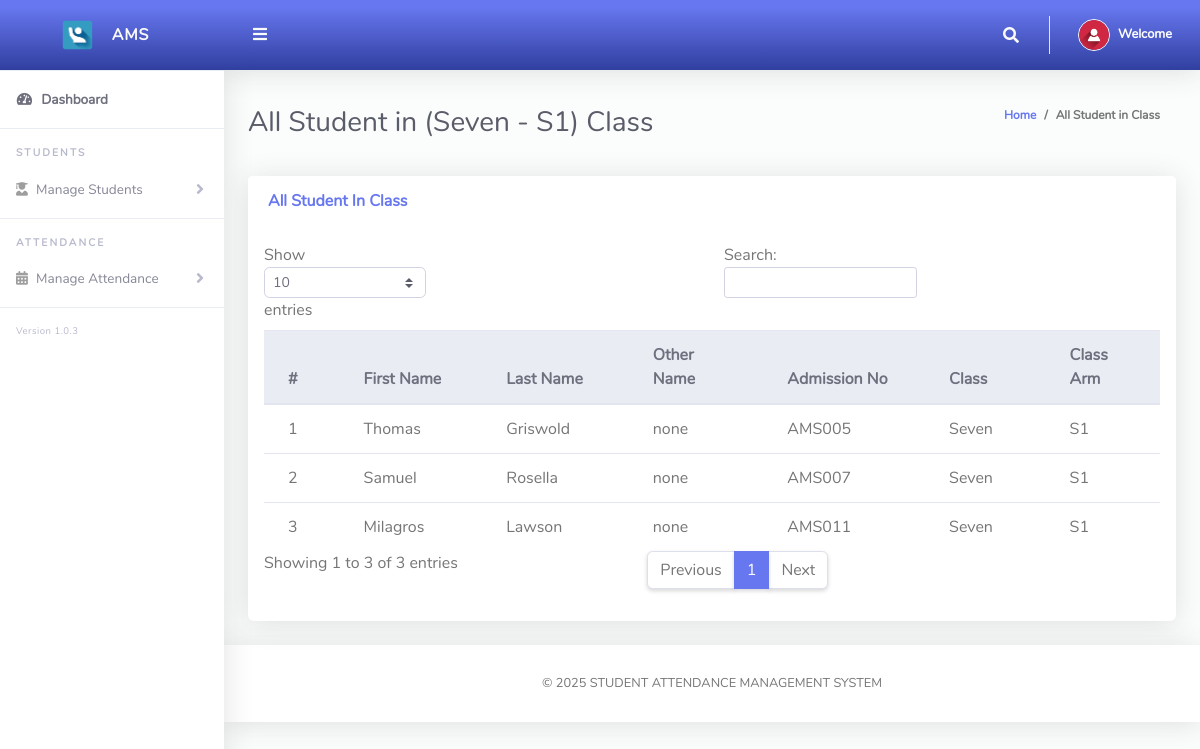
The page /ClassTeacher/viewStudents.php (signed in) on the database its author committed.
### tables this page shows
CREATE TABLE `tblclassarms` (
  `Id` int(10) NOT NULL,
  `classId` varchar(10) NOT NULL,
  `classArmName` varchar(255) NOT NULL,
  `isAssigned` varchar(10) NOT NULL
);

CREATE TABLE `tblclass` (
  `Id` int(10) NOT NULL,
  `className` varchar(255) NOT NULL
);

CREATE TABLE `tblstudents` (
  `Id` int(10) NOT NULL,
  `firstName` varchar(255) NOT NULL,
  `lastName` varchar(255) NOT NULL,
  `otherName` varchar(255) NOT NULL,
  `admissionNumber` varchar(255) NOT NULL,
  `password` varchar(50) NOT NULL,
  `classId` varchar(10) NOT NULL,
  `classArmId` varchar(10) NOT NULL,
  `dateCreated` varchar(50) NOT NULL
);

### ClassTeacher/viewStudents.php (the view, shortened to what this page needs)
<?php
include '../Includes/dbcon.php';
$query = "SELECT tblclass.className,tblclassarms.classArmName
    FROM tblclassteacher
    INNER JOIN tblclass ON tblclass.Id = tblclassteacher.classId
    INNER JOIN tblclassarms ON tblclassarms.Id = tblclassteacher.classArmId
    Where tblclassteacher.Id = '$_SESSION[userId]'";
    $rs = $conn->query($query);
    $rrw = $rs->fetch_assoc();
?>
<!DOCTYPE html>
<html lang="en">
<head>
  <link href="../vendor/fontawesome-free/css/all.min.css" rel="stylesheet" type="text/css">
  <link href="../vendor/bootstrap/css/bootstrap.min.css" rel="stylesheet" type="text/css">
  <link href="css/ruang-admin.min.css" rel="stylesheet">
</head>
<body id="page-top">
  <div id="wrapper">
      <?php include "Includes/sidebar.php";?>
    <div id="content-wrapper" class="d-flex flex-column">
      <div id="content">
       <?php include "Includes/topbar.php";?>
        <div class="container-fluid" id="container-wrapper">
          <div class="d-sm-flex align-items-center justify-content-between mb-4">
            <h1 class="h3 mb-0 text-gray-800">All Student in (<?php echo $rrw['className'].' - '.$rrw['classArmName'];?>) Class</h1>
            <ol class="breadcrumb">
              <li class="breadcrumb-item"><a href="./">Home</a></li>
              <li class="breadcrumb-item active" aria-current="page">All Student in Class</li>
            </ol>
          </div>
          <div class="row">
            <div class="col-lg-12">
                 <div class="row">
              <div class="col-lg-12">
              <div class="card mb-4">
                <div class="card-header py-3 d-flex flex-row align-items-center justify-content-between">
                  <h6 class="m-0 font-weight-bold text-primary">All Student In Class</h6>
                </div>
                <div class="table-responsive p-3">
                  <table class="table align-items-center table-flush table-hover" id="dataTableHover">
                    <thead class="thead-light">
                      <tr>
                        <th>#</th>
                        <th>First Name</th>
                        <th>Last Name</th>
                        <th>Other Name</th>
                        <th>Admission No</th>
                        <th>Class</th>
                        <th>Class Arm</th>
                      </tr>
                    </thead>
                    <tbody>
                  <?php
                      $query = "SELECT tblstudents.Id,tblclass.className,tblclassarms.classArmName,tblclassarms.Id AS classArmId,tblstudents.firstName,
                      tblstudents.lastName,tblstudents.otherName,tblstudents.admissionNumber,tblstudents.dateCreated
                      FROM tblstudents
                      INNER JOIN tblclass ON tblclass.Id = tblstudents.classId
                      INNER JOIN tblclassarms ON tblclassarms.Id = tblstudents.classArmId
                      where tblstudents.classId = '$_SESSION[classId]' and tblstudents.classArmId = '$_SESSION[classArmId]'";
                      $rs = $conn->query($query);
                      $num = $rs->num_rows;
                      $sn=0;
                      if($num > 0)
                      {
                        while ($rows = $rs->fetch_assoc())
                          {
                             $sn = $sn + 1;
                            echo"
                              <tr>
                                <td>".$sn."</td>
                                <td>".$rows['firstName']."</td>
                                <td>".$rows['lastName']."</td>
                                <td>".$rows['otherName']."</td>
                                <td>".$rows['admissionNumber']."</td>
                                <td>".$rows['className']."</td>
                                <td>".$rows['classArmName']."</td>
                              </tr>";
                          }
                      }
                      else
                      {
                           echo
                           "<div class='alert alert-danger' role='alert'>
                            No Record Found!
                            </div>";
                      }
                      ?>
                    </tbody>
                  </table>
                </div>
              </div>
            </div>
            </div>
          </div>
        </div>
      </div>
       <?php include "Includes/footer.php";?>
    </div>
  </div>
</body>
</html>

### rows shown on the page
tblclassarms: classId.className "Seven", classArmName "S1"
tblstudents: firstName "Thomas", lastName "Griswold", otherName "none", admissionNumber "AMS005", classId.className "Seven", classArmId.classArmName "S1"
tblstudents: firstName "Samuel", lastName "Rosella", otherName "none", admissionNumber "AMS007", classId.className "Seven", classArmId.classArmName "S1"
tblstudents: firstName "Milagros", lastName "Lawson", otherName "none", admissionNumber "AMS011", classId.className "Seven", classArmId.classArmName "S1"
